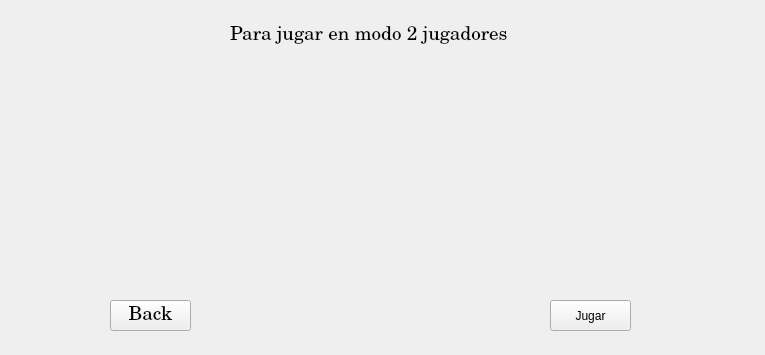
<?xml version="1.0" encoding="UTF-8"?>
<ui version="4.0">
 <class>pantalla_jugador2</class>
 <widget class="QWidget" name="pantalla_jugador2">
  <property name="geometry">
   <rect>
    <x>0</x>
    <y>0</y>
    <width>765</width>
    <height>355</height>
   </rect>
  </property>
  <property name="windowTitle">
   <string>Form</string>
  </property>
  <widget class="QLabel" name="label">
   <property name="geometry">
    <rect>
     <x>230</x>
     <y>10</y>
     <width>291</width>
     <height>51</height>
    </rect>
   </property>
   <property name="font">
    <font>
     <family>Century</family>
     <pointsize>14</pointsize>
    </font>
   </property>
   <property name="text">
    <string>Para jugar en modo 2 jugadores</string>
   </property>
  </widget>
  <widget class="QPushButton" name="pushButton">
   <property name="geometry">
    <rect>
     <x>110</x>
     <y>300</y>
     <width>81</width>
     <height>31</height>
    </rect>
   </property>
   <property name="font">
    <font>
     <family>Century</family>
     <pointsize>14</pointsize>
    </font>
   </property>
   <property name="text">
    <string>Back</string>
   </property>
  </widget>
  <widget class="QPushButton" name="pushButton_2">
   <property name="geometry">
    <rect>
     <x>550</x>
     <y>300</y>
     <width>81</width>
     <height>31</height>
    </rect>
   </property>
   <property name="text">
    <string>Jugar</string>
   </property>
  </widget>
 </widget>
 <resources/>
 <connections/>
</ui>
